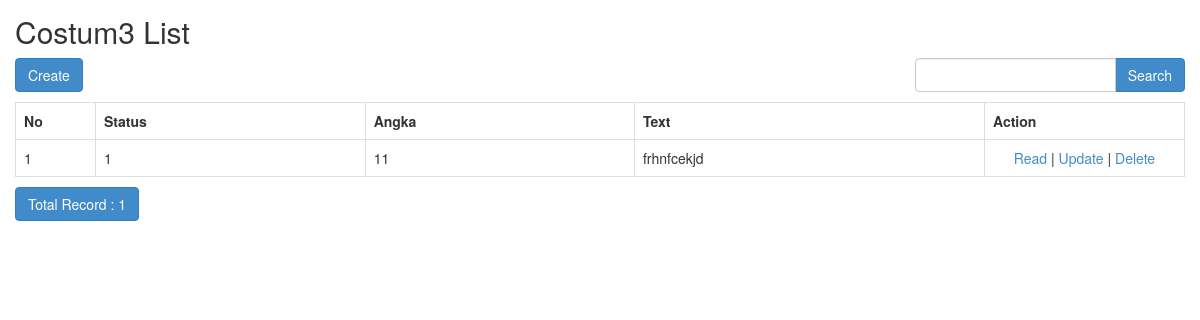
The page /sekolah/index.php/costum3 on the database its author committed.
### tables this page shows
CREATE TABLE `costum3` (
  `id` int(11) NOT NULL,
  `status` varchar(1) NOT NULL,
  `angka` varchar(11) NOT NULL,
  `text` varchar(270) NOT NULL
);

### sekolah/application/controllers/Costum3.php (called while the page is built, shortened)
<?php
class Costum3 extends CI_Controller
{
    function __construct()
    {
        $this->load->model('Costum3_model');
        $this->load->library('form_validation');
    }
    public function index()
    {
        $q = urldecode($this->input->get('q', TRUE));
        $start = intval($this->input->get('start'));
        if ($q <> '') {
            $config['base_url'] = base_url() . 'costum3/index.html?q=' . urlencode($q);
            $config['first_url'] = base_url() . 'costum3/index.html?q=' . urlencode($q);
        } else {
            $config['base_url'] = base_url() . 'costum3/index.html';
            $config['first_url'] = base_url() . 'costum3/index.html';
        }
        $config['per_page'] = 10;
        $config['page_query_string'] = TRUE;
        $config['total_rows'] = $this->Costum3_model->total_rows($q);
        $costum3 = $this->Costum3_model->get_limit_data($config['per_page'], $start, $q);
        $this->load->library('pagination');
        $this->pagination->initialize($config);
        $data = array(
            'costum3_data' => $costum3,
            'q' => $q,
            'pagination' => $this->pagination->create_links(),
            'total_rows' => $config['total_rows'],
            'start' => $start,
        );
        $this->load->view('costum3/costum3_list', $data);
    }
}

### sekolah/index.php (called while the page is built, shortened)
<?php
require_once BASEPATH.'core/CodeIgniter.php';

### sekolah/application/config/config.php (called while the page is built, shortened)
<?php
$config['base_url'] = 'http://localhost/sekolah/';
$config['index_page'] = '';
$config['uri_protocol']	= 'REQUEST_URI';
$config['url_suffix'] = '.html';
$config['language']	= 'english';
$config['charset'] = 'UTF-8';
$config['enable_hooks'] = FALSE;
$config['subclass_prefix'] = 'MY_';
$config['composer_autoload'] = FALSE;
$config['permitted_uri_chars'] = 'a-z 0-9~%.:_\-';
$config['enable_query_strings'] = FALSE;
$config['controller_trigger'] = 'c';
$config['function_trigger'] = 'm';
$config['directory_trigger'] = 'd';
$config['allow_get_array'] = TRUE;
$config['log_threshold'] = 0;
$config['log_path'] = '';
$config['log_file_extension'] = '';
$config['log_file_permissions'] = 0644;
$config['log_date_format'] = 'Y-m-d H:i:s';
$config['error_views_path'] = '';
$config['cache_path'] = '';
$config['cache_query_string'] = FALSE;
$config['encryption_key'] = 'randomstring';
$config['sess_driver'] = 'files';
$config['sess_cookie_name'] = 'ci_session';
$config['sess_expiration'] = 7200;
$config['sess_save_path'] = NULL;
$config['sess_match_ip'] = FALSE;
$config['sess_time_to_update'] = 300;
$config['sess_regenerate_destroy'] = FALSE;
$config['cookie_prefix']	= '';
$config['cookie_domain']	= '';
$config['cookie_path']		= '/';
$config['cookie_secure']	= FALSE;
$config['cookie_httponly'] 	= FALSE;
$config['standardize_newlines'] = FALSE;
$config['global_xss_filtering'] = FALSE;
$config['csrf_protection'] = FALSE;
$config['csrf_token_name'] = 'csrf_test_name';
$config['csrf_cookie_name'] = 'csrf_cookie_name';
$config['csrf_expire'] = 7200;
$config['csrf_regenerate'] = TRUE;
$config['csrf_exclude_uris'] = array();
$config['compress_output'] = FALSE;
$config['time_reference'] = 'local';
$config['rewrite_short_tags'] = FALSE;
$config['proxy_ips'] = '';

### sekolah/application/models/Costum3_model.php (called while the page is built, shortened)
<?php
class Costum3_model extends CI_Model
{
    public $table = 'costum3';
    public $id = 'id';
    public $order = 'DESC';
    function total_rows($q = NULL) {
        $this->db->like('id', $q);
	$this->db->or_like('status', $q);
	$this->db->or_like('angka', $q);
	$this->db->or_like('text', $q);
	$this->db->from($this->table);
        return $this->db->count_all_results();
    }
    function get_limit_data($limit, $start = 0, $q = NULL) {
        $this->db->order_by($this->id, $this->order);
        $this->db->like('id', $q);
	$this->db->or_like('status', $q);
	$this->db->or_like('angka', $q);
	$this->db->or_like('text', $q);
	$this->db->limit($limit, $start);
        return $this->db->get($this->table)->result();
    }
}

### sekolah/application/views/costum3/costum3_list.php (the view, shortened to what this page needs)
<!doctype html>
<html>
    <head>
        <link rel="stylesheet" href="<?php echo base_url('assets/bootstrap/css/bootstrap.min.css') ?>"/>
    </head>
    <body>
        <h2 style="margin-top:0px">Costum3 List</h2>
        <div class="row" style="margin-bottom: 10px">
            <div class="col-md-4">
                <?php echo anchor(site_url('costum3/create'),'Create', 'class="btn btn-primary"'); ?>
            </div>
            <div class="col-md-4 text-center">
            </div>
            <div class="col-md-1 text-right">
            </div>
            <div class="col-md-3 text-right">
                <form action="<?php echo site_url('costum3/index'); ?>" class="form-inline" method="get">
                    <div class="input-group">
                        <input type="text" class="form-control" name="q" value="<?php echo $q; ?>">
                        <span class="input-group-btn">
                          <button class="btn btn-primary" type="submit">Search</button>
                        </span>
                    </div>
                </form>
            </div>
        </div>
        <table class="table table-bordered" style="margin-bottom: 10px">
            <tr>
                <th>No</th>
		<th>Status</th>
		<th>Angka</th>
		<th>Text</th>
		<th>Action</th>
            </tr><?php
            foreach ($costum3_data as $costum3)
            {
                ?>
                <tr>
			<td width="80px"><?php echo ++$start ?></td>
			<td><?php echo $costum3->status ?></td>
			<td><?php echo $costum3->angka ?></td>
			<td><?php echo $costum3->text ?></td>
			<td style="text-align:center" width="200px">
				<?php
				echo anchor(site_url('costum3/read/'.$costum3->id),'Read');
				echo ' | ';
				echo anchor(site_url('costum3/update/'.$costum3->id),'Update');
				echo ' | ';
				echo anchor(site_url('costum3/delete/'.$costum3->id),'Delete','onclick="javasciprt: return confirm(\'Are You Sure ?\')"');
				?>
			</td>
		</tr>
                <?php
            }
            ?>
        </table>
        <div class="row">
            <div class="col-md-6">
                <a href="#" class="btn btn-primary">Total Record : <?php echo $total_rows ?></a>
	    </div>
            <div class="col-md-6 text-right">
            </div>
        </div>
    </body>
</html>

### sekolah/application/views/costum3/costum3_list.php (style rules this page uses)
body { padding: 15px; }

### rows shown on the page
costum3: status "1", angka "11", text "frhnfcekjd", id "Read", id "Update", id "Delete"

### other values the page prints
anchor(site_url('costum3/create'),'Create', 'class="btn btn-primary"') "Create"
$total_rows "1"
